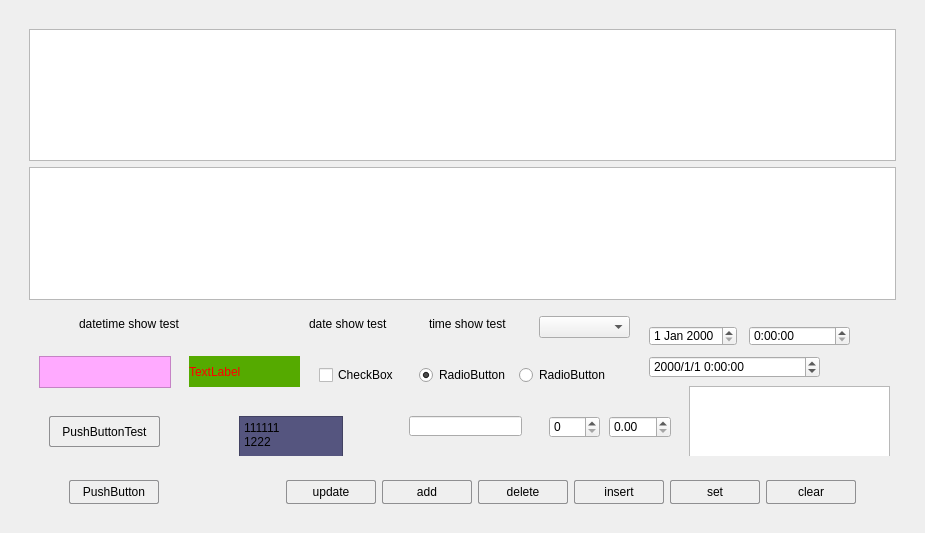
<?xml version="1.0" encoding="UTF-8"?>
<ui version="4.0">
 <class>PageBogieModel</class>
 <widget class="QWidget" name="PageBogieModel">
  <property name="geometry">
   <rect>
    <x>0</x>
    <y>0</y>
    <width>925</width>
    <height>533</height>
   </rect>
  </property>
  <property name="windowTitle">
   <string>Form</string>
  </property>
  <property name="styleSheet">
   <string notr="true">QPushButton {
    border: 1px solid #8f8f91;
    border-radius: 2px;
    background-color: qlineargradient(x1: 0, y1: 0, x2: 0, y2: 1,
                                    stop: 0 #f6f7fa, stop: 1 #dadbde);
    min-width: 80px;
    padding: 4px;
}

QPushButton:pressed {
    background-color: qlineargradient(x1: 0, y1: 0, x2: 0, y2: 1,
                                    stop: 0 #dadbde, stop: 1 #f6f7fa);
}

QPushButton:flat {
    border: none;
}

QPushButton:default {
    border-color: navy;
}</string>
  </property>
  <layout class="QHBoxLayout" name="horizontalLayout">
   <item>
    <widget class="QWidget" name="widgetCenter" native="true">
     <layout class="QVBoxLayout" name="verticalLayout_2">
      <item>
       <widget class="QWidget" name="widget_2" native="true">
        <layout class="QVBoxLayout" name="verticalLayout">
         <item>
          <widget class="QTableView" name="tableView"/>
         </item>
         <item>
          <widget class="QTableWidget" name="tableWidget"/>
         </item>
         <item>
          <widget class="QWidget" name="widget_3" native="true">
           <property name="minimumSize">
            <size>
             <width>0</width>
             <height>150</height>
            </size>
           </property>
           <property name="maximumSize">
            <size>
             <width>16777215</width>
             <height>150</height>
            </size>
           </property>
           <widget class="QLabel" name="labelTest">
            <property name="geometry">
             <rect>
              <x>160</x>
              <y>50</y>
              <width>111</width>
              <height>31</height>
             </rect>
            </property>
            <property name="styleSheet">
             <string notr="true">background-color: rgb(85, 170, 0);
color: rgb(255, 0, 0);
font: 9pt &quot;Microsoft YaHei&quot;;
border-color: rgb(255, 170, 255);</string>
            </property>
            <property name="text">
             <string>TextLabel</string>
            </property>
           </widget>
           <widget class="QTextEdit" name="textEditAge">
            <property name="geometry">
             <rect>
              <x>10</x>
              <y>50</y>
              <width>132</width>
              <height>32</height>
             </rect>
            </property>
            <property name="styleSheet">
             <string notr="true">color: rgb(255, 0, 0);
background-color: rgb(255, 170, 255);
font: 9pt &quot;Microsoft YaHei&quot;;
border-color: rgb(255, 170, 255);</string>
            </property>
            <property name="documentTitle">
             <string/>
            </property>
            <property name="placeholderText">
             <string/>
            </property>
           </widget>
           <widget class="QCheckBox" name="checkBoxTest">
            <property name="geometry">
             <rect>
              <x>290</x>
              <y>60</y>
              <width>76</width>
              <height>18</height>
             </rect>
            </property>
            <property name="text">
             <string>CheckBox</string>
            </property>
            <property name="checkable">
             <bool>true</bool>
            </property>
            <property name="checked">
             <bool>false</bool>
            </property>
           </widget>
           <widget class="QRadioButton" name="radioButtonTest1">
            <property name="geometry">
             <rect>
              <x>390</x>
              <y>60</y>
              <width>90</width>
              <height>18</height>
             </rect>
            </property>
            <property name="text">
             <string>RadioButton</string>
            </property>
            <property name="checked">
             <bool>true</bool>
            </property>
           </widget>
           <widget class="QRadioButton" name="radioButtonTest2">
            <property name="geometry">
             <rect>
              <x>490</x>
              <y>60</y>
              <width>90</width>
              <height>18</height>
             </rect>
            </property>
            <property name="text">
             <string>RadioButton</string>
            </property>
            <property name="checked">
             <bool>false</bool>
            </property>
           </widget>
           <widget class="QDateEdit" name="dateEdit">
            <property name="geometry">
             <rect>
              <x>620</x>
              <y>20</y>
              <width>88</width>
              <height>20</height>
             </rect>
            </property>
           </widget>
           <widget class="QTimeEdit" name="timeEdit">
            <property name="geometry">
             <rect>
              <x>720</x>
              <y>20</y>
              <width>101</width>
              <height>20</height>
             </rect>
            </property>
            <property name="displayFormat">
             <string>H:mm:ss</string>
            </property>
           </widget>
           <widget class="QDateTimeEdit" name="dateTimeEdit">
            <property name="geometry">
             <rect>
              <x>620</x>
              <y>50</y>
              <width>171</width>
              <height>22</height>
             </rect>
            </property>
            <property name="displayFormat">
             <string>yyyy/M/d H:mm:ss</string>
            </property>
           </widget>
           <widget class="QLabel" name="labelDateTimeTest">
            <property name="geometry">
             <rect>
              <x>50</x>
              <y>10</y>
              <width>231</width>
              <height>16</height>
             </rect>
            </property>
            <property name="text">
             <string>datetime show test</string>
            </property>
           </widget>
           <widget class="QLabel" name="labelDateTest">
            <property name="geometry">
             <rect>
              <x>280</x>
              <y>10</y>
              <width>101</width>
              <height>16</height>
             </rect>
            </property>
            <property name="text">
             <string>date show test</string>
            </property>
           </widget>
           <widget class="QLabel" name="labelTimeTest">
            <property name="geometry">
             <rect>
              <x>400</x>
              <y>10</y>
              <width>101</width>
              <height>16</height>
             </rect>
            </property>
            <property name="text">
             <string>time show test</string>
            </property>
           </widget>
           <widget class="QComboBox" name="comboBoxTest">
            <property name="geometry">
             <rect>
              <x>510</x>
              <y>10</y>
              <width>91</width>
              <height>22</height>
             </rect>
            </property>
           </widget>
           <widget class="QPushButton" name="pushButtonTest">
            <property name="geometry">
             <rect>
              <x>20</x>
              <y>110</y>
              <width>111</width>
              <height>31</height>
             </rect>
            </property>
            <property name="text">
             <string>PushButtonTest</string>
            </property>
           </widget>
           <widget class="QPlainTextEdit" name="plainTextEditTest">
            <property name="geometry">
             <rect>
              <x>210</x>
              <y>110</y>
              <width>104</width>
              <height>41</height>
             </rect>
            </property>
            <property name="styleSheet">
             <string notr="true">background-color: rgb(85, 85, 127);</string>
            </property>
            <property name="plainText">
             <string>111111
1222</string>
            </property>
           </widget>
           <widget class="QLineEdit" name="lineEdit">
            <property name="geometry">
             <rect>
              <x>380</x>
              <y>110</y>
              <width>113</width>
              <height>20</height>
             </rect>
            </property>
           </widget>
           <widget class="QSpinBox" name="spinBoxTest">
            <property name="geometry">
             <rect>
              <x>520</x>
              <y>110</y>
              <width>51</width>
              <height>22</height>
             </rect>
            </property>
            <property name="displayIntegerBase">
             <number>10</number>
            </property>
           </widget>
           <widget class="QDoubleSpinBox" name="doubleSpinBoxTest">
            <property name="geometry">
             <rect>
              <x>580</x>
              <y>110</y>
              <width>62</width>
              <height>22</height>
             </rect>
            </property>
           </widget>
           <widget class="QListView" name="listViewTest">
            <property name="geometry">
             <rect>
              <x>660</x>
              <y>80</y>
              <width>201</width>
              <height>71</height>
             </rect>
            </property>
           </widget>
          </widget>
         </item>
        </layout>
       </widget>
      </item>
      <item>
       <widget class="QWidget" name="widget" native="true">
        <property name="maximumSize">
         <size>
          <width>16777215</width>
          <height>50</height>
         </size>
        </property>
        <layout class="QHBoxLayout" name="horizontalLayout_3">
         <item>
          <spacer name="horizontalSpacer">
           <property name="orientation">
            <enum>Qt::Horizontal</enum>
           </property>
           <property name="sizeType">
            <enum>QSizePolicy::Maximum</enum>
           </property>
           <property name="sizeHint" stdset="0">
            <size>
             <width>40</width>
             <height>20</height>
            </size>
           </property>
          </spacer>
         </item>
         <item>
          <widget class="QPushButton" name="pushButtonSave">
           <property name="text">
            <string>PushButton</string>
           </property>
          </widget>
         </item>
         <item>
          <spacer name="horizontalSpacer_3">
           <property name="orientation">
            <enum>Qt::Horizontal</enum>
           </property>
           <property name="sizeHint" stdset="0">
            <size>
             <width>40</width>
             <height>20</height>
            </size>
           </property>
          </spacer>
         </item>
         <item>
          <widget class="QPushButton" name="pushButtonUpdate">
           <property name="text">
            <string>update</string>
           </property>
          </widget>
         </item>
         <item>
          <widget class="QPushButton" name="pushButtonadd">
           <property name="text">
            <string>add</string>
           </property>
          </widget>
         </item>
         <item>
          <widget class="QPushButton" name="pushButtondelete">
           <property name="text">
            <string>delete</string>
           </property>
          </widget>
         </item>
         <item>
          <widget class="QPushButton" name="pushButtoninsert">
           <property name="text">
            <string>insert</string>
           </property>
          </widget>
         </item>
         <item>
          <widget class="QPushButton" name="pushButtonset">
           <property name="text">
            <string>set</string>
           </property>
          </widget>
         </item>
         <item>
          <widget class="QPushButton" name="pushButtonclear">
           <property name="text">
            <string>clear</string>
           </property>
          </widget>
         </item>
         <item>
          <spacer name="horizontalSpacer_2">
           <property name="orientation">
            <enum>Qt::Horizontal</enum>
           </property>
           <property name="sizeType">
            <enum>QSizePolicy::Maximum</enum>
           </property>
           <property name="sizeHint" stdset="0">
            <size>
             <width>40</width>
             <height>20</height>
            </size>
           </property>
          </spacer>
         </item>
        </layout>
       </widget>
      </item>
     </layout>
    </widget>
   </item>
  </layout>
 </widget>
 <resources/>
 <connections/>
</ui>
